Frame 1 (no input): blank canvas, image omitted
Frame 60 (the mouse pressed at the canvas centre just before this capture): blank canvas, image omitted
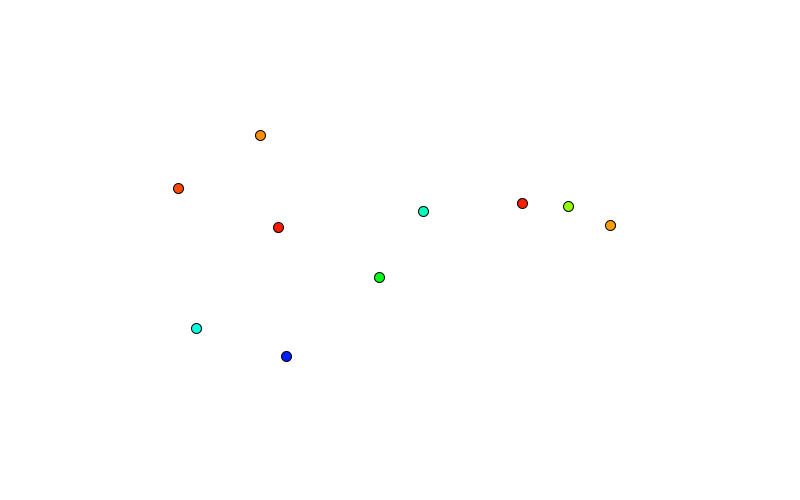
Frame 120 (the mouse held since frame 60 and released just before this capture)

The Processing sketch whose frames 1 and 60 were blank and that drew this single picture after the mouse press (run headless with seeded random() and noise(); from frame 60 on, the mouse is pressed at the canvas centre):

// Processing sketch: ParticleArrayBetterForLoop_mouse
// ── ParticleArrayBetterForLoop_mouse.pde
import java.util.Iterator;

ArrayList<Particle> listOfParticles;

void setup(){
  
  size(800, 500); 
  
  listOfParticles = new ArrayList<Particle>();
  
  colorMode(HSB, 100);
  
}
 

void draw(){
  
  background(0, 0, 100);
  
  /*  
   listOfParticles.add(new Particle(new PVector(width/2, height/2),
                                     10,
                                     color(random(0, 100), 100, 100),
                                     new PVector(random(-4, 4), 
                                     random(-4, 4))));
*/
    
  
  Iterator<Particle> it = listOfParticles.iterator();            // This version uses a nicer for loop. You'll hear this described as:
                                                          //      an enhanced for loop
                                                          //      a range based for loop
                                                          //      a for-each loop
                                                          // It does exactly the same thing as the last example.
   while (it.hasNext()) {
    Particle p = it.next();
    p.run();
    if (p.isDead()) {
      it.remove();
       println("Particle is dead!");
    }
   }
} 
   
   
void mousePressed() { 
 // clicked = true;
 // if(clicked){
 for (int i = 0; i < 10; i++) {
      listOfParticles.add(new Particle(new PVector(mouseX, mouseY),
                                     10,
                                     color(random(0, 100), 100, 100),
                                     new PVector(random(-4, 4), 
                                     random(-2, 2))));
      }
    }

  
 
// ── Particle.pde
class Particle{
  
  PVector coords;
  float diameter;
  float radius;
  
  color particleFill;
  
  PVector speed;
  
  float lifespan; //lifespan of particle
  
  /*
  Particle(PVector initialCoords, float initialDiameter){
             
          //setup 
  }
  */
  Particle(PVector initialCoords, float initialDiameter, 
           color initialFill, PVector initialSpeed){
             
           coords = initialCoords;
           diameter = initialDiameter;
           particleFill = initialFill;
           radius = diameter * 0.5;
           speed = initialSpeed;
           lifespan = 255.0;
  }
  
  void run() {
   drawParticle();
   updateParticlePosition();
      }
  
  
  void drawParticle(){
    
    stroke(0,lifespan);
    fill(particleFill,lifespan);
    ellipse(coords.x, coords.y, diameter, diameter);
    
  }
  
  void updateParticlePosition(){
   
    coords.x = coords.x + speed.x;
    coords.y = coords.y + speed.y;
    lifespan -= 2.0;
    
  }
  
   // Is the Particle alive or dead?
  boolean isDead() {
    if (lifespan < 0.0) {
      return true;
    } else {
      return false;
    }
  }

}
  
